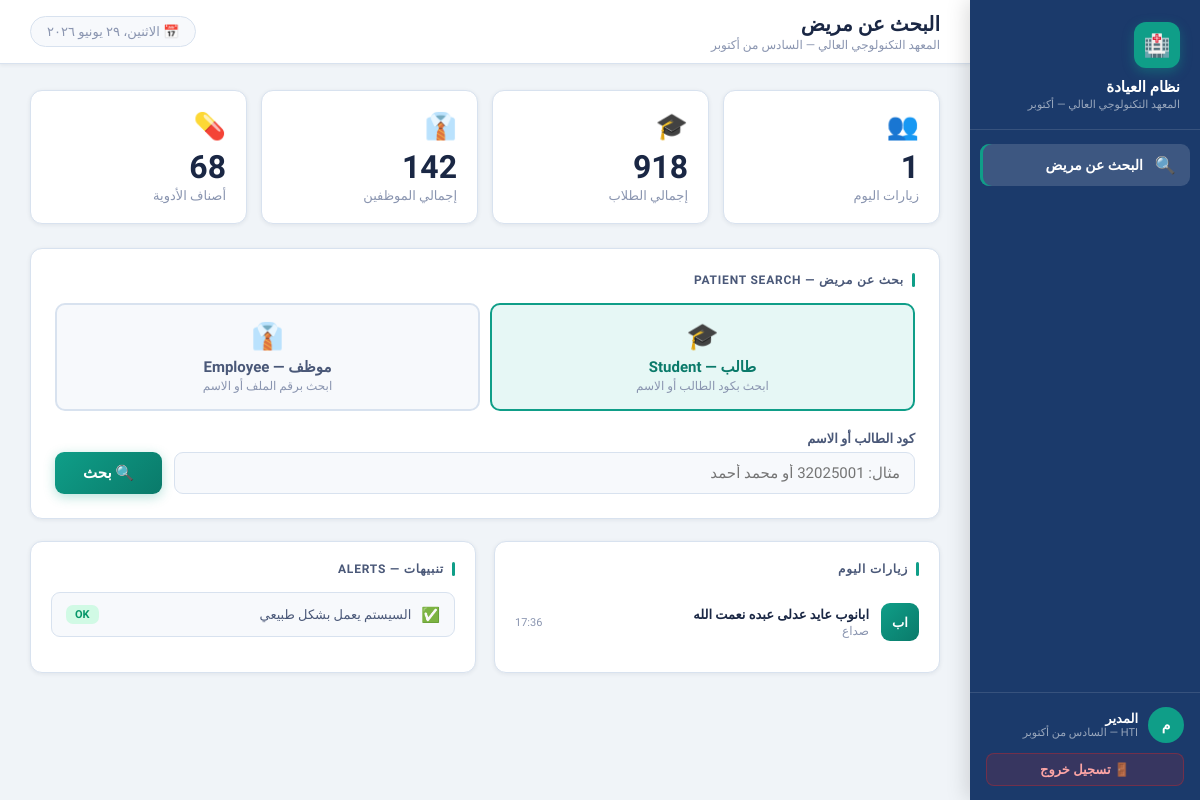
/doctor (signed in), run on the app's committed database.
### tables this page shows
CREATE TABLE visits (
        id                   INTEGER PRIMARY KEY AUTOINCREMENT,
        person_type          TEXT NOT NULL,
        person_id            TEXT NOT NULL,
        person_name          TEXT NOT NULL,
        department           TEXT,
        visit_date           TEXT NOT NULL,
        diagnosis            TEXT,
        treatment_type       TEXT,
        medicines            TEXT,
        prescription         TEXT,
        leave_days           INTEGER DEFAULT 0,
        leave_from           TEXT,
        leave_to             TEXT,
        is_chronic           INTEGER DEFAULT 0,
        report_reason        TEXT,
        notes                TEXT,
        certificate_name     TEXT,
        submitted_to_affairs INTEGER DEFAULT 0,
        doctor_name          TEXT,
        created_at           TEXT DEFAULT CURRENT_TIMESTAMP
    );

### app.py (the view)
@app.route('/doctor')
def doctor_search():
    if 'user' not in session:
        return redirect(url_for('login_page'))
    if session.get('role') not in ('doctor', 'admin'):
        return redirect(url_for('affairs_home'))
    conn = get_db()
    today = date.today().isoformat()
    today_visits = conn.execute(
        "SELECT * FROM visits WHERE visit_date=? ORDER BY created_at DESC", (today,)
    ).fetchall()
    import pandas as pd, os
    try:
        df_emp = pd.read_excel(os.path.join(BASE_DIR, 'data', 'employees.xlsx'))
        emp_count = len(df_emp)
    except:
        emp_count = 142
    stats = {
        'today': len(today_visits),
        'pending': conn.execute("SELECT COUNT(*) FROM visits WHERE submitted_to_affairs=0 AND leave_days>0").fetchone()[0],
        'medicines_count': conn.execute("SELECT COUNT(*) FROM medicines").fetchone()[0],
        'employees_count': emp_count,
    }
    doctor_name = session.get('user', 'طبيب العيادة')
    conn.close()
    return render_template('doctor_search.html', today_visits=today_visits, stats=stats, doctor_name=doctor_name)

### app.py (called while the page is built)
def get_db():
    conn = sqlite3.connect(DB_PATH)
    conn.row_factory = sqlite3.Row
    return conn

### templates/doctor_search.html (shortened to what this page needs)
<!DOCTYPE html>
<html dir="rtl" lang="ar">
<head>
<link rel="stylesheet" href="/static/theme.css">
</head>
<body>
<div class="sidebar">
  <div class="sidebar-brand">
    <div class="brand-icon">🏥</div>
    <div class="brand-name">نظام العيادة</div>
    <div class="brand-sub">المعهد التكنولوجي العالي — أكتوبر</div>
  </div>
  <nav class="sidebar-nav">
    <a href="/doctor" class="nav-item active"><span class="nav-icon">🔍</span> البحث عن مريض</a>
  </nav>
  <div class="sidebar-footer">
    <div class="user-chip">
      <div class="user-av">{{ doctor_name[2] if doctor_name|length > 2 else 'د' }}</div>
      <div>
        <div class="user-name">{{ doctor_name }}</div>
        <div class="user-role">HTI — السادس من أكتوبر</div>
      </div>
    </div>
    <a href="/logout" class="logout-btn">🚪 تسجيل خروج</a>
  </div>
</div>
<div class="main">
  <div class="topbar">
    <div>
      <div class="topbar-title">البحث عن مريض</div>
      <div class="topbar-sub">المعهد التكنولوجي العالي — السادس من أكتوبر</div>
    </div>
    <div style="display:flex;align-items:center;gap:12px;">
      <div style="background:var(--bg-input);border:1.5px solid var(--border);padding:7px 16px;border-radius:20px;font-size:13px;color:var(--text-muted);" id="today-date">📅 ...</div>
    </div>
  </div>
  <div class="content">
    <div class="stats-row">
      <div class="stat-card">
        <div class="stat-icon">👥</div>
        <div class="stat-num">{{ stats.today }}</div>
        <div class="stat-label">زيارات اليوم</div>
      </div>
      <div class="stat-card">
        <div class="stat-icon">🎓</div>
        <div class="stat-num">918</div>
        <div class="stat-label">إجمالي الطلاب</div>
      </div>
      <div class="stat-card">
        <div class="stat-icon">👔</div>
        <div class="stat-num">{{ stats.employees_count }}</div>
        <div class="stat-label">إجمالي الموظفين</div>
      </div>
      <div class="stat-card">
        <div class="stat-icon">💊</div>
        <div class="stat-num">{{ stats.medicines_count }}</div>
        <div class="stat-label">أصناف الأدوية</div>
      </div>
    </div>
    <div class="search-card">
      <div class="section-title">بحث عن مريض — Patient Search</div>
      <div class="type-toggle">
        <div class="type-btn active" onclick="setType('student',this)">
          <div class="tb-icon">🎓</div>
          <div class="tb-label">طالب — Student</div>
          <div class="tb-sub">ابحث بكود الطالب أو الاسم</div>
        </div>
        <div class="type-btn" onclick="setType('employee',this)">
          <div class="tb-icon">👔</div>
          <div class="tb-label">موظف — Employee</div>
          <div class="tb-sub">ابحث برقم الملف أو الاسم</div>
        </div>
      </div>
      <div class="search-row">
        <div class="input-group">
          <label class="lbl" id="search-label">كود الطالب أو الاسم</label>
          <input class="field" id="search-input" style="font-size:15px;" placeholder="مثال: 32025001 أو محمد أحمد" onkeydown="if(event.key==='Enter')doSearch()">
        </div>
        <button class="search-btn" onclick="doSearch()">🔍 بحث</button>
      </div>
    </div>
    <div class="grid-2">
      <div class="visits-card">
        <div class="section-title">زيارات اليوم</div>
        {% if today_visits %}
          {% set avs = ['vi-t','vi-b','vi-a','vi-r'] %}
          {% for v in today_visits[:6] %}
          <div class="visit-item">
            <div class="vi-av {{ avs[loop.index0 % 4] }}">{{ v.person_name[:2] }}</div>
            <div style="flex:1;min-width:0;">
              <div class="vi-name">{{ v.person_name }}</div>
              <div class="vi-diag">{{ v.diagnosis or '—' }}</div>
            </div>
            <div class="vi-time">{{ v.created_at[11:16] if v.created_at else '' }}</div>
          </div>
          {% endfor %}
        {% else %}
          <div style="text-align:center;padding:30px;color:var(--text-muted);font-size:14px;">لا توجد زيارات اليوم</div>
        {% endif %}
      </div>
      <div class="visits-card">
        <div class="section-title">تنبيهات — Alerts</div>
        <div class="alert-item">
          <span>✅</span>
          <span class="al-text">السيستم يعمل بشكل طبيعي</span>
          <span class="al-badge ab-ok">OK</span>
        </div>
      </div>
    </div>
  </div>
</div>
</body>
</html>

### templates/doctor_search.html (style rules this page uses)
body { display:flex;min-height:100vh; }
.stats-row { display:grid;grid-template-columns:repeat(4,1fr);gap:14px;margin-bottom:24px; }
.search-card { background:#fff;border:1.5px solid var(--border);border-radius:var(--radius);padding:24px;margin-bottom:22px;box-shadow:var(--shadow-sm); }
.type-toggle { display:grid;grid-template-columns:1fr 1fr;gap:10px;margin-bottom:20px; }
.type-btn { padding:16px;border-radius:10px;border:2px solid var(--border);background:var(--bg-input);cursor:pointer;text-align:center;transition:all .2s; }
.type-btn.active { border-color:var(--teal);background:var(--teal-light); }
.tb-icon { font-size:26px;margin-bottom:7px; }
.tb-label { font-size:15px;font-weight:700;color:var(--text-secondary); }
.type-btn.active .tb-label { color:var(--teal-dark); }
.tb-sub { font-size:12px;color:var(--text-muted);margin-top:3px; }
.search-row { display:flex;gap:12px;align-items:flex-end; }
.search-row .input-group { flex:1; }
.search-btn { background:linear-gradient(135deg,var(--teal),var(--teal-dark));border:none;color:#fff;padding:12px 28px;border-radius:9px;font-size:15px;font-weight:700;cursor:pointer;font-family:inherit;white-space:nowrap;box-shadow:0 3px 12px rgba(15,158,136,.3); }
.grid-2 { display:grid;grid-template-columns:1fr 1fr;gap:18px; }
.visits-card { background:#fff;border:1.5px solid var(--border);border-radius:var(--radius);padding:20px;box-shadow:var(--shadow-sm); }
.visit-item { display:flex;align-items:center;gap:12px;padding:11px 0;border-bottom:1.5px solid var(--border); }
.visit-item:last-child { border-bottom:none; }
.vi-av { width:38px;height:38px;border-radius:9px;display:flex;align-items:center;justify-content:center;font-size:13px;font-weight:800;color:#fff;flex-shrink:0; }
.vi-t { background:linear-gradient(135deg,var(--teal),var(--teal-dark)); }
.vi-name { font-size:13px;font-weight:700;color:var(--text-primary); }
.vi-diag { font-size:12px;color:var(--text-muted);margin-top:2px; }
.vi-time { font-size:11px;color:var(--text-muted);flex-shrink:0; }
.alert-item { background:var(--bg-input);border:1.5px solid var(--border);border-radius:9px;padding:12px 14px;margin-bottom:10px;display:flex;align-items:center;gap:10px; }
.al-text { font-size:13px;color:var(--text-secondary);flex:1; }
.al-badge { font-size:11px;padding:3px 9px;border-radius:7px;font-weight:700; }
.ab-ok { background:var(--green-light);color:var(--green); }

### data on the page
visits: person_name "اب", person_name "ابانوب عايد عدلى عبده نعمت الله", diagnosis "صداع", created_at "17:36"

### other printed values
{{ doctor_name[2] if doctor_name|length > 2 else 'د' }} "م"
{{ doctor_name }} "المدير"
{{ stats.today }} "1"
{{ stats.employees_count }} "142"
{{ stats.medicines_count }} "68"
